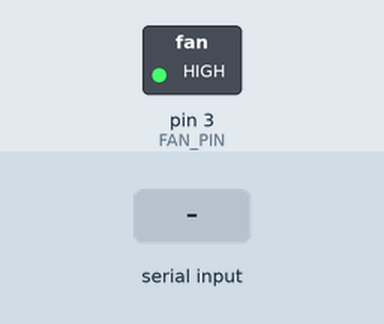
This sketch was run on a simulated Arduino Uno, built with avr-gcc and run on an emulated ATmega328P. Shown: switched loads named in the sketch (green lamp = pin HIGH). The test bench sets the inputs (shaded band).

Above: at 1.2 s.
1.3 s: "r90\n" received over Serial
At 1.6 s:
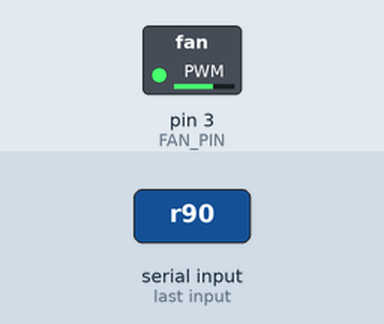
2.8 s: "r,45\n" received over Serial
At 4.0 s:
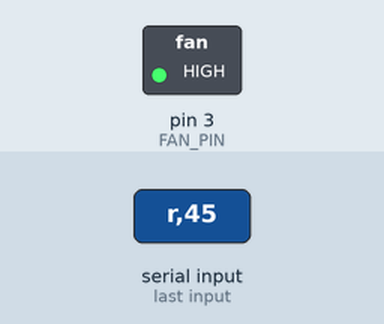
Timing chart, 0 to 5.8 s (numbered marks = the images above; inputs shaded):
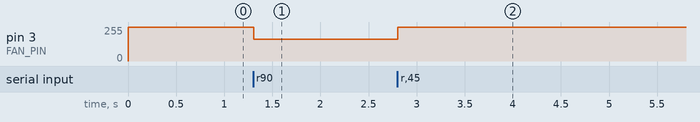

The sketch:

arduino.ino
```cpp
// PIN information
#define LIGHT_BLOCK_PIN 5
#define FAN_PIN 3

// Global variable
char prefix = ' ';
bool get_cmd = false;
int pwm = 0;

void setup()
{
    // Set baudrate
    Serial.begin(9600);

    // Setup pin mode
    pinMode(LIGHT_BLOCK_PIN, INPUT);
    pinMode(FAN_PIN, OUTPUT);

    // Default State
    analogWrite(FAN_PIN, 255-pwm);
}

void loop()
{
    int block_counter = 0;

    /* Process command */
    if (get_cmd) {

        /* Pull request from Pi */
        /* Return the current_rps value of the fan to the Pi */
        if (prefix == 'p') {

            /* Count the number of light block for a predefined period of time. */
            int block_prev = 0;
            int block_current = 0;
            unsigned long start_time = millis();
            for (int i = 0; i < 20000; i++) {
                block_current = digitalRead(LIGHT_BLOCK_PIN);
                if (block_current != block_prev) {
                    block_counter += 1;
                }
                block_prev = block_current;
            }
            unsigned long end_time = millis();

            /* Caculate current_rps */
            float elapsed_time = (end_time-start_time)/1000.0;
            int current_rps = (int)((block_counter/4)/elapsed_time);
            Serial.println(current_rps);

        } else if (prefix == 'r') {

            /* Update pwm to the responsed ideal_pwm from Pi */
            analogWrite(FAN_PIN, 255 - pwm);

        } else {
            ;
        }
        get_cmd = false;
    }
}

/*
 * If there is any content in the serial buffer, this function
 * will be called before loop()
 */
void serialEvent() {

    /* Command line buffer */
    int idx = 0;
    char buffer[256] = { '\0' };

    /* Reset command type */
    prefix = ' ';

    /* Read one byte a time until there is no content in serial buffer */
    while (Serial.available()) {
        if (prefix == 'r' || prefix == 'p') {
            buffer[idx] = (char)Serial.read();
            idx++;
        } else {
            prefix = (char)Serial.read();
        }

        /* This should be related to the baudrate of the serial communication */
        /* Sleep 0.001 second for next byte */
        delay(1);
    }

    /* Get ideal_pwm when the command is a response command from Pi */
    if (prefix == 'r') {
        buffer[idx] = '\0';
        pwm = atoi(buffer);
    }

    /* Notify Uno's main loop to respond to the request from Pi */
    get_cmd = true;
}
```

Measured:
- after the input at 1.3 s, pin 3 (FAN_PIN): 255/255 → 165/255 at once
- after the input at 2.8 s, pin 3 (FAN_PIN): 165/255 → 255/255 at once
